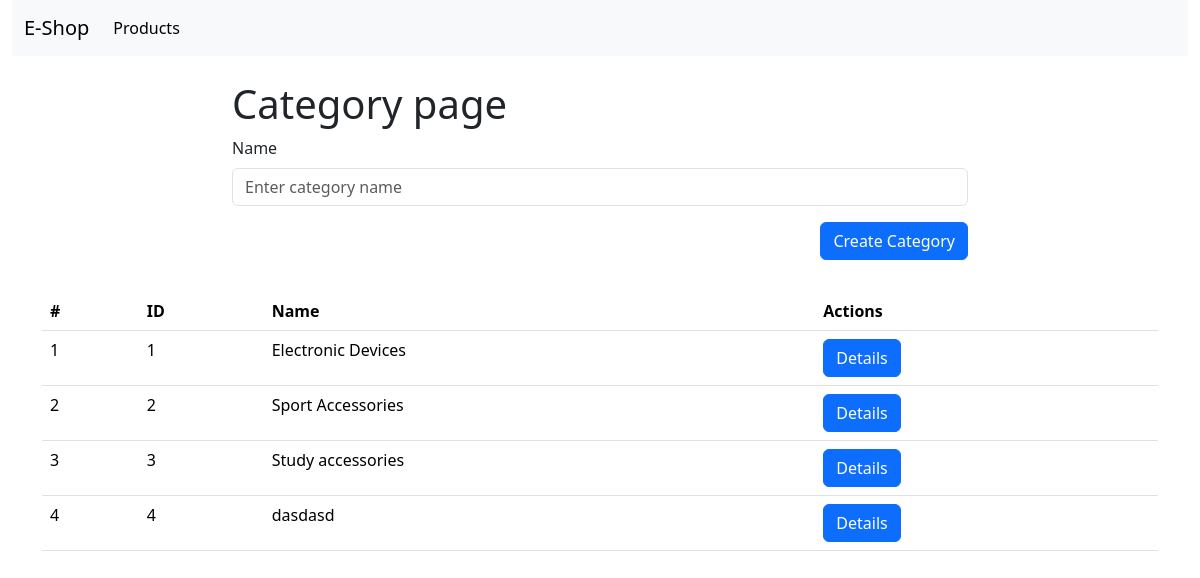
The page / on the database its author committed.
### shop/models.py (models this page shows, shortened)
class Category(models.Model):
    name = models.CharField(null=False, max_length=255, blank=False)
    class Meta:
        verbose_name = 'Category'
        verbose_name_plural = 'Categories'

### shop/views.py (the view)
# urls.py: path('', index_page_view, name='index_page'),
def index_page_view(request):
    categories = Category.objects.all()
    form = CategoryForm()
    if request.method == 'POST':
        form = CategoryForm(request.POST)
        if form.is_valid():
            category = Category(name=form.data.get('name'))
            category.save()
        return render(request, 'shop/index.html', {'categories': categories, 'form': form, 'user': request.user})
    return render(request, 'shop/index.html', {'categories': categories, 'form': form, 'user': request.user})

### shop/forms.py
class CategoryForm(forms.ModelForm):
    class Meta:
        model = Category
        fields = '__all__'
        widgets = {
            'name': forms.TextInput({
                'class': 'form-control',
                'placeholder': 'Enter category name'
            })
        }

### shop/templates/shop/index.html (shortened to what this page needs)
{% extends 'base.html' %}
{% block content %}
<div class="container-fluid">
    <div class="row">
        <div class="col-12">
            {% include 'header.html' %}
        </div>
    </div>
</div>
<div class="container">
    <div class="row">
        <div class="col-8 offset-2">
            <h1 class="mt-4">Category page</h1>
            <form action="{% url 'index_page' %}" method="POST" class="my-2" autocomplete="off">
                {% for field in form %}
                <div class="mb-3">
                    <label for="{{ field.auto_id }}" class="form-label">{{ field.label }}</label>
                    {{ field }}
                </div>
                {% endfor %}
                <div class="d-flex justify-content-end">
                    <button type="submit" class="btn btn-primary">Create Category</button>
                </div>
            </form>
        </div>
    </div>
    <div class="row">
        <div class="col-12">
            <table class="table mt-4">
                <thead>
                <tr>
                    <th scope="col">#</th>
                    <th scope="col">ID</th>
                    <th scope="col">Name</th>
                    <th scope="col">Actions</th>
                </tr>
                </thead>
                <tbody>
                {% if categories|length > 0 %}
                {% for category in categories %}
                <tr>
                    <td>{{ forloop.counter }}</td>
                    <td>{{ category.id }}</td>
                    <td>{{ category.name}}</td>
                    <td>
                         <a href="{% url 'category_details_page' pk=category.id %}">
                            <button class="btn btn-primary">Details</button>
                        </a>
                    </td>
                </tr>
                {% endfor %}
                {% else %}
                <tr>
                    <td colspan="4" class="text-center">
                        No categories yet
                    </td>
                </tr>
                {% endif %}
                </tbody>
            </table>
            {% endblock %}

### rows shown on the page
Category: id "1", name "Electronic Devices"
Category: id "2", name "Sport Accessories"
Category: id "3", name "Study accessories"
Category: id "4", name "dasdasd"

### other values the page prints
{{ field.label }} "Name"
